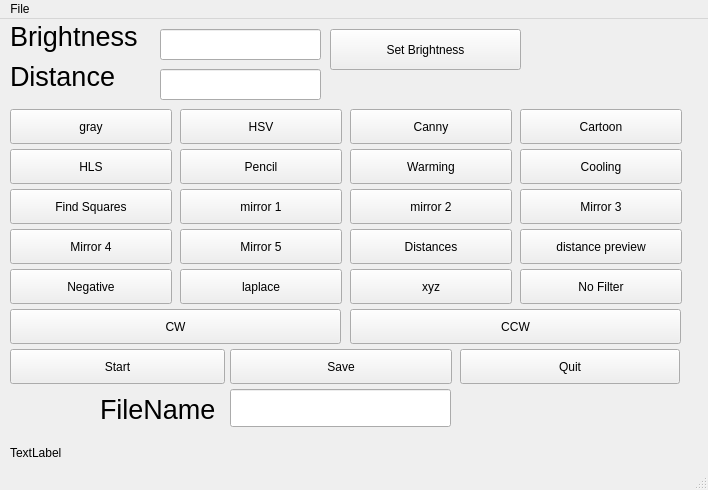
<?xml version="1.0" encoding="UTF-8"?>
<ui version="4.0">
 <class>MainWindow</class>
 <widget class="QMainWindow" name="MainWindow">
  <property name="geometry">
   <rect>
    <x>0</x>
    <y>0</y>
    <width>708</width>
    <height>490</height>
   </rect>
  </property>
  <property name="windowTitle">
   <string>MainWindow</string>
  </property>
  <widget class="QWidget" name="centralwidget">
   <widget class="QPushButton" name="btnSetBrightness">
    <property name="geometry">
     <rect>
      <x>330</x>
      <y>10</y>
      <width>191</width>
      <height>41</height>
     </rect>
    </property>
    <property name="text">
     <string>Set Brightness</string>
    </property>
   </widget>
   <widget class="QLabel" name="label">
    <property name="geometry">
     <rect>
      <x>10</x>
      <y>0</y>
      <width>150</width>
      <height>35</height>
     </rect>
    </property>
    <property name="font">
     <font>
      <pointsize>20</pointsize>
     </font>
    </property>
    <property name="text">
     <string>Brightness</string>
    </property>
   </widget>
   <widget class="QLineEdit" name="tbBrightness">
    <property name="geometry">
     <rect>
      <x>160</x>
      <y>10</y>
      <width>161</width>
      <height>31</height>
     </rect>
    </property>
   </widget>
   <widget class="QLabel" name="label_2">
    <property name="geometry">
     <rect>
      <x>10</x>
      <y>40</y>
      <width>150</width>
      <height>35</height>
     </rect>
    </property>
    <property name="font">
     <font>
      <pointsize>20</pointsize>
     </font>
    </property>
    <property name="text">
     <string>Distance</string>
    </property>
   </widget>
   <widget class="QLineEdit" name="tbDistance">
    <property name="geometry">
     <rect>
      <x>160</x>
      <y>50</y>
      <width>161</width>
      <height>31</height>
     </rect>
    </property>
   </widget>
   <widget class="QPushButton" name="btnGray">
    <property name="geometry">
     <rect>
      <x>10</x>
      <y>90</y>
      <width>162</width>
      <height>35</height>
     </rect>
    </property>
    <property name="text">
     <string>gray</string>
    </property>
   </widget>
   <widget class="QPushButton" name="btnHSV">
    <property name="geometry">
     <rect>
      <x>180</x>
      <y>90</y>
      <width>162</width>
      <height>35</height>
     </rect>
    </property>
    <property name="text">
     <string>HSV</string>
    </property>
   </widget>
   <widget class="QPushButton" name="btnCartoon">
    <property name="geometry">
     <rect>
      <x>520</x>
      <y>90</y>
      <width>162</width>
      <height>35</height>
     </rect>
    </property>
    <property name="text">
     <string>Cartoon</string>
    </property>
   </widget>
   <widget class="QPushButton" name="btnCanny">
    <property name="geometry">
     <rect>
      <x>350</x>
      <y>90</y>
      <width>162</width>
      <height>35</height>
     </rect>
    </property>
    <property name="text">
     <string>Canny</string>
    </property>
   </widget>
   <widget class="QPushButton" name="btnPencil">
    <property name="geometry">
     <rect>
      <x>180</x>
      <y>130</y>
      <width>162</width>
      <height>35</height>
     </rect>
    </property>
    <property name="text">
     <string>Pencil</string>
    </property>
   </widget>
   <widget class="QPushButton" name="btnWarm">
    <property name="geometry">
     <rect>
      <x>350</x>
      <y>130</y>
      <width>162</width>
      <height>35</height>
     </rect>
    </property>
    <property name="text">
     <string>Warming</string>
    </property>
   </widget>
   <widget class="QPushButton" name="btnCool">
    <property name="geometry">
     <rect>
      <x>520</x>
      <y>130</y>
      <width>162</width>
      <height>35</height>
     </rect>
    </property>
    <property name="text">
     <string>Cooling</string>
    </property>
   </widget>
   <widget class="QPushButton" name="btnHLS">
    <property name="geometry">
     <rect>
      <x>10</x>
      <y>130</y>
      <width>162</width>
      <height>35</height>
     </rect>
    </property>
    <property name="text">
     <string>HLS</string>
    </property>
   </widget>
   <widget class="QPushButton" name="btnMirror1">
    <property name="geometry">
     <rect>
      <x>180</x>
      <y>170</y>
      <width>162</width>
      <height>35</height>
     </rect>
    </property>
    <property name="text">
     <string>mirror 1</string>
    </property>
   </widget>
   <widget class="QPushButton" name="btnMirror2">
    <property name="geometry">
     <rect>
      <x>350</x>
      <y>170</y>
      <width>162</width>
      <height>35</height>
     </rect>
    </property>
    <property name="text">
     <string>mirror 2</string>
    </property>
   </widget>
   <widget class="QPushButton" name="btnDistancePreview">
    <property name="geometry">
     <rect>
      <x>520</x>
      <y>210</y>
      <width>162</width>
      <height>35</height>
     </rect>
    </property>
    <property name="text">
     <string>distance preview</string>
    </property>
   </widget>
   <widget class="QPushButton" name="btnFindSquares">
    <property name="geometry">
     <rect>
      <x>10</x>
      <y>170</y>
      <width>162</width>
      <height>35</height>
     </rect>
    </property>
    <property name="text">
     <string>Find Squares</string>
    </property>
   </widget>
   <widget class="QPushButton" name="btnMirror5">
    <property name="geometry">
     <rect>
      <x>180</x>
      <y>210</y>
      <width>162</width>
      <height>35</height>
     </rect>
    </property>
    <property name="text">
     <string>Mirror 5</string>
    </property>
   </widget>
   <widget class="QPushButton" name="btnMirror4">
    <property name="geometry">
     <rect>
      <x>10</x>
      <y>210</y>
      <width>162</width>
      <height>35</height>
     </rect>
    </property>
    <property name="text">
     <string>Mirror 4</string>
    </property>
   </widget>
   <widget class="QPushButton" name="btnMirror3">
    <property name="geometry">
     <rect>
      <x>520</x>
      <y>170</y>
      <width>162</width>
      <height>35</height>
     </rect>
    </property>
    <property name="text">
     <string>Mirror 3</string>
    </property>
   </widget>
   <widget class="QPushButton" name="btnDistance">
    <property name="geometry">
     <rect>
      <x>350</x>
      <y>210</y>
      <width>162</width>
      <height>35</height>
     </rect>
    </property>
    <property name="text">
     <string>Distances</string>
    </property>
   </widget>
   <widget class="QPushButton" name="btnLaplace">
    <property name="geometry">
     <rect>
      <x>180</x>
      <y>250</y>
      <width>162</width>
      <height>35</height>
     </rect>
    </property>
    <property name="text">
     <string>laplace</string>
    </property>
   </widget>
   <widget class="QPushButton" name="btnXYZ">
    <property name="geometry">
     <rect>
      <x>350</x>
      <y>250</y>
      <width>162</width>
      <height>35</height>
     </rect>
    </property>
    <property name="text">
     <string>xyz</string>
    </property>
   </widget>
   <widget class="QPushButton" name="btnNoFilter">
    <property name="geometry">
     <rect>
      <x>520</x>
      <y>250</y>
      <width>162</width>
      <height>35</height>
     </rect>
    </property>
    <property name="text">
     <string>No Filter</string>
    </property>
   </widget>
   <widget class="QPushButton" name="btnNegative">
    <property name="geometry">
     <rect>
      <x>10</x>
      <y>250</y>
      <width>162</width>
      <height>35</height>
     </rect>
    </property>
    <property name="text">
     <string>Negative</string>
    </property>
   </widget>
   <widget class="QPushButton" name="btnCW">
    <property name="geometry">
     <rect>
      <x>10</x>
      <y>290</y>
      <width>331</width>
      <height>35</height>
     </rect>
    </property>
    <property name="text">
     <string>CW</string>
    </property>
   </widget>
   <widget class="QPushButton" name="btnCCW">
    <property name="geometry">
     <rect>
      <x>350</x>
      <y>290</y>
      <width>331</width>
      <height>35</height>
     </rect>
    </property>
    <property name="text">
     <string>CCW</string>
    </property>
   </widget>
   <widget class="QPushButton" name="btnStartStop">
    <property name="geometry">
     <rect>
      <x>10</x>
      <y>330</y>
      <width>215</width>
      <height>35</height>
     </rect>
    </property>
    <property name="text">
     <string>Start</string>
    </property>
   </widget>
   <widget class="QPushButton" name="btnSave">
    <property name="geometry">
     <rect>
      <x>230</x>
      <y>330</y>
      <width>222</width>
      <height>35</height>
     </rect>
    </property>
    <property name="text">
     <string>Save</string>
    </property>
   </widget>
   <widget class="QPushButton" name="btnQuit">
    <property name="geometry">
     <rect>
      <x>460</x>
      <y>330</y>
      <width>220</width>
      <height>35</height>
     </rect>
    </property>
    <property name="text">
     <string>Quit</string>
    </property>
   </widget>
   <widget class="QLineEdit" name="tbFileName">
    <property name="geometry">
     <rect>
      <x>230</x>
      <y>370</y>
      <width>221</width>
      <height>38</height>
     </rect>
    </property>
   </widget>
   <widget class="QLabel" name="label_3">
    <property name="geometry">
     <rect>
      <x>100</x>
      <y>370</y>
      <width>121</width>
      <height>41</height>
     </rect>
    </property>
    <property name="font">
     <font>
      <pointsize>20</pointsize>
     </font>
    </property>
    <property name="text">
     <string>FileName</string>
    </property>
   </widget>
   <widget class="QLabel" name="lbPicture">
    <property name="geometry">
     <rect>
      <x>10</x>
      <y>420</y>
      <width>90</width>
      <height>28</height>
     </rect>
    </property>
    <property name="text">
     <string>TextLabel</string>
    </property>
   </widget>
  </widget>
  <widget class="QMenuBar" name="menubar">
   <property name="geometry">
    <rect>
     <x>0</x>
     <y>0</y>
     <width>708</width>
     <height>34</height>
    </rect>
   </property>
   <widget class="QMenu" name="menuFile">
    <property name="title">
     <string>File</string>
    </property>
    <addaction name="actionOpen_Graph"/>
    <addaction name="actionPause_Graph"/>
    <addaction name="actionClose_Graph"/>
   </widget>
   <addaction name="menuFile"/>
  </widget>
  <widget class="QStatusBar" name="statusbar"/>
  <action name="actionOpen_Graph">
   <property name="text">
    <string>Open Graph</string>
   </property>
  </action>
  <action name="actionClose_Graph">
   <property name="text">
    <string>Close Graph</string>
   </property>
  </action>
  <action name="actionPause_Graph">
   <property name="text">
    <string>Pause Graph</string>
   </property>
  </action>
 </widget>
 <resources/>
 <connections/>
</ui>
